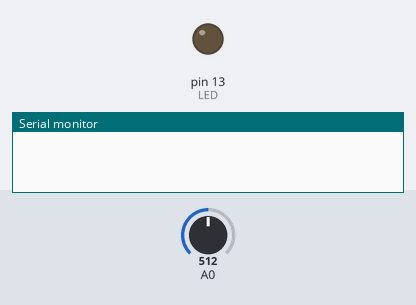
This sketch was run on a simulated Arduino Uno, built with avr-gcc and run on an emulated ATmega328P. Parts: output pins drawn as LEDs (lit = HIGH), the last lines printed to the serial monitor. Inputs (shaded band) come from the test bench; at power-on: A0 = 512.

Above: at 1.2 s.
1.3 s: A0 set to 544
At 1.9 s:
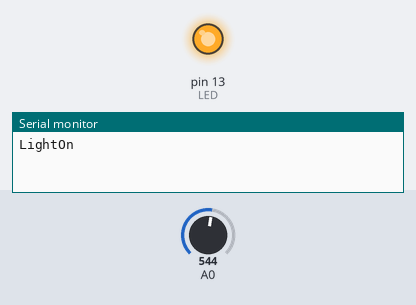
2.8 s: A0 set to 511
At 4.0 s:
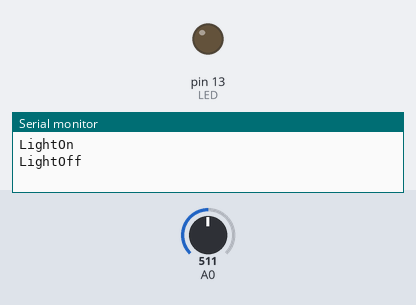
4.3 s: A0 set to 716
At 5.4 s:
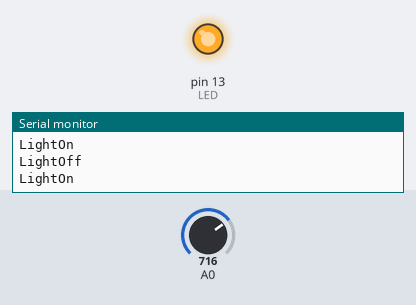
5.8 s: A0 set to 306
At 6.5 s:
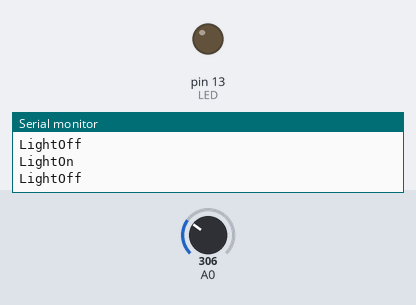
Timing chart, 0 to 8.3 s (numbered marks = the images above; inputs shaded):
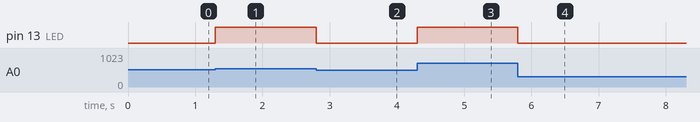

Measured:
- the behaviour switches between 530 and 531 on A0 (found by bisection; images 0 and 1)
- after the input at 1.3 s, pin 13 (LED): LOW → HIGH at once
- after the input at 2.8 s, pin 13 (LED): HIGH → LOW at once
- after the input at 4.3 s, pin 13 (LED): LOW → HIGH at once
- after the input at 5.8 s, pin 13 (LED): HIGH → LOW at once

The sketch:

ArduinoTestScript.ino
```cpp
const int LED = 13;
bool lightOn = false;
const int margin = 530;

void setup() {
  pinMode(LED, OUTPUT);
  Serial.begin(9600);
}

void loop() {
  if(lightOn != analogRead(A0) > margin)
  {
    lightOn = analogRead(A0) > margin;
    if(lightOn){
    digitalWrite(LED,HIGH);
    Serial.println("LightOn");
  }
  else{
    digitalWrite(LED,LOW);
    Serial.println("LightOff");
  }
  }
  else if(analogRead(A0) == 0){
     Serial.println("off");
  }
  }
```
